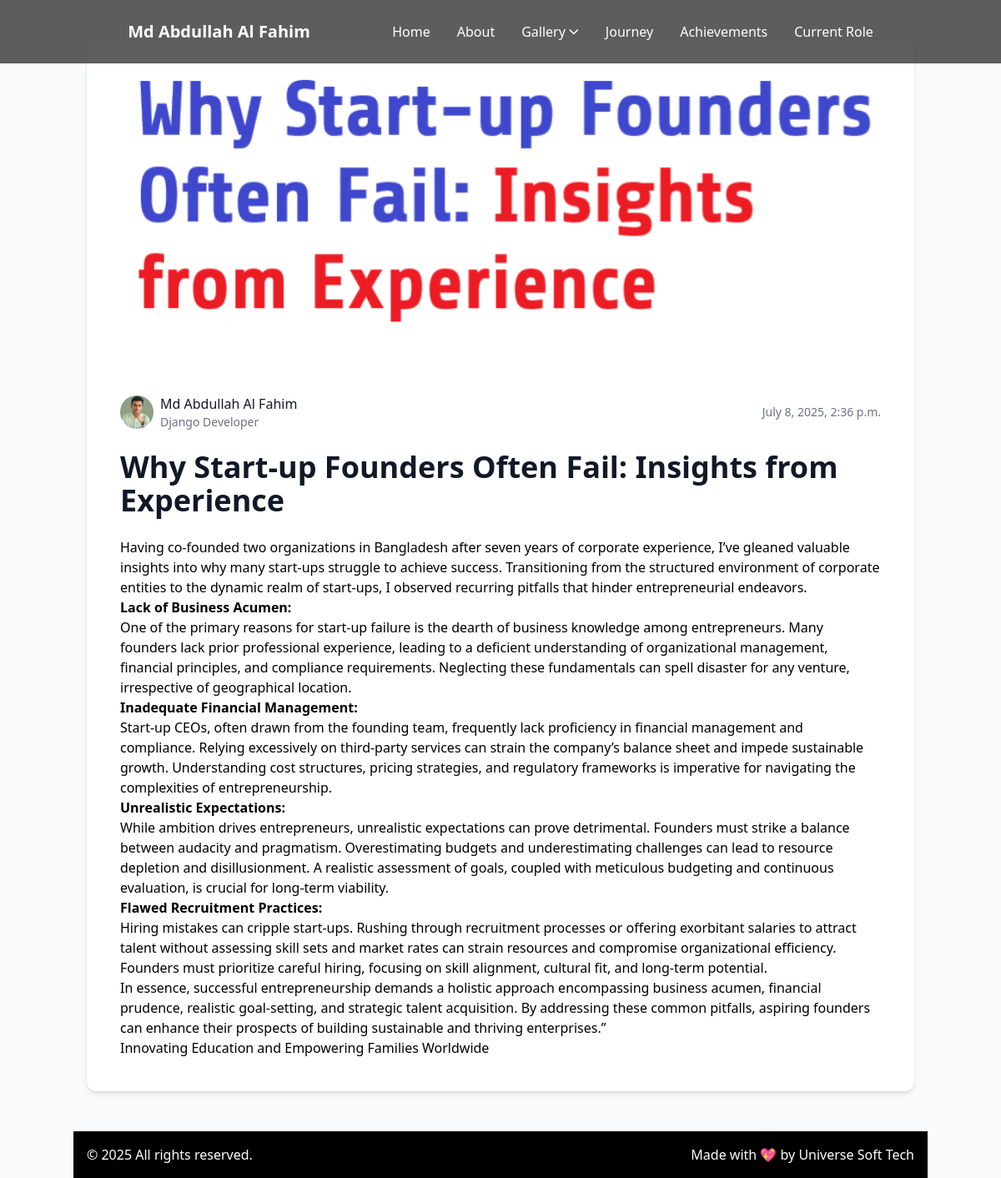
Page /blogs/why-start-up-founders-often-fail-insights-from-experience on the committed database.
### userprofile/models.py (models this page shows, shortened)
class Profile(models.Model):
    full_name = models.CharField(max_length=200)
    designation = models.CharField(max_length=200)
    profile_image = models.ImageField(upload_to='profile/')
    short_bio = models.TextField()
    about = RichTextField()
    about_image = models.ImageField(
        upload_to='profile/about/',
        blank=True,
        null=True,
        help_text="Image specifically for the About section"
    )
    email = models.EmailField()
    phone = models.CharField(max_length=20)
    address = models.TextField()
    cv_file = models.FileField(upload_to='cvs/', blank=True)
    facebook = models.URLField(blank=True)
    linkedin = models.URLField(blank=True)
    twitter = models.URLField(blank=True)
    instagram = models.URLField(blank=True)
    medium = models.URLField(blank=True)
    hero_title = models.CharField(max_length=200, default="Innovating Education")
    hero_description = RichTextField(default="About my work...")
    show_hero_mobile = models.BooleanField(default=True)
    hero_button_text = models.CharField(max_length=50, default="Contact Me")

class BlogPost(models.Model):
    profile = models.ForeignKey(Profile, on_delete=models.CASCADE)
    title = models.CharField(max_length=200)
    slug = models.SlugField(max_length=200, unique=True, blank=True)
    content = RichTextField()
    featured_image = models.ImageField(upload_to='blog/')
    published_date = models.DateTimeField(auto_now_add=True)
    is_published = models.BooleanField(default=True)

### userprofile/views.py (the view)
# urls.py: path('blogs/<slug:slug>',blog_details,name='blogdetails'),
def blog_details(request,slug):
    profile = Profile.objects.first()
    blog = get_object_or_404(BlogPost, slug=slug)
    return render(request, 'profile/blogdetails.html', {'blog':blog,'profile':profile})

### userprofile/templates/profile/blogdetails.html (shortened to what this page needs)
{% extends "profile/base.html" %}
{% block content %}
<main class="container mx-auto px-4 py-8 md:py-12">
    <article class="max-w-6xl mx-auto bg-white rounded-xl shadow-md overflow-hidden">
        <div class="w-full h-64 md:h-96 bg-gray-200 overflow-hidden">
            <img src="{{ blog.featured_image.url }}" alt="{{ blog.title }}" class="w-full h-full object-cover">
        </div>
        <div class="p-6 md:p-8 lg:p-10">
            <div class="flex items-center justify-between mb-6">
                <div class="flex items-center space-x-2">
                    <div class="w-10 h-10 rounded-full bg-blue-100 flex items-center justify-center overflow-hidden">
                        <img src="{{ profile.profile_image.url }}" alt="{{ profile.full_name }}"
                            class="w-full h-full object-cover">
                    </div>
                    <div>
                        <p class="font-medium text-gray-900">{{ profile.full_name }}</p>
                        <p class="text-sm text-gray-500">{{ profile.designation }}</p>
                    </div>
                </div>
                <div class="text-sm text-gray-500">
                    <time>{{ blog.published_date }}</time>
                </div>
            </div>
            <h1 class="text-3xl md:text-4xl font-bold text-gray-900 mb-6">{{ blog.title }}</h1>
            <div class="prose max-w-none">
                <p class="lead">{{ blog.content | safe }}</p>
            </div>
        </div>
    </article>
</main>
{% endblock content %}

### userprofile/templates/profile/base.html (shortened to what this page needs)
<!DOCTYPE html>
<html lang="en">
<head>
    <script src="https://cdn.tailwindcss.com"></script>
    <link rel="stylesheet" href="https://cdnjs.cloudflare.com/ajax/libs/font-awesome/6.7.2/css/all.min.css"
 />
</head>
<body class="bg-gray-50 font-sans">
    {% include "profile/include/navbar.html" %}
    {% block content %}{% endblock content %}
    {% include "profile/include/footer.html" %}
</body>
</html>

### userprofile/templates/profile/include/navbar.html (shortened to what this page needs)
<header class="bg-[#000000A0] fixed w-screen top-0 z-50">
    <div class="container mx-auto">
        <nav>
            <div class="flex justify-around items-center px-4 py-6">
                <div>
                    <a href="#" class="text-white font-semibold text-xl group relative">
                        <span>{{ profile.full_name }}</span>
                    </a>
                </div>
                <div class="hidden md:flex items-center space-x-8">
                    <div class="group relative">
                        <a href="{% url 'home' %}" class="text-white hover:text-gray-300">
                            <span>Home</span>
                        </a>
                    </div>
                    <div class="group relative">
                        <a href="{% url 'home' %}#about" class="text-white hover:text-gray-300">
                            <span>About</span>
                        </a>
                    </div>
                    <div class="group relative">
                        <button class="text-white hover:text-gray-300 flex items-center">
                            <span>Gallery</span>
                            <i
                                class="fas fa-chevron-down ml-1 text-xs transition-transform duration-200 group-hover:rotate-180"></i>
                        </button>
                    </div>
                    <div class="group relative">
                        <a href="{% url 'home' %}#journey" class="text-white hover:text-gray-300">
                            <span>Journey</span>
                        </a>
                    </div>
                    <div class="group relative">
                        <a href="#achievements" class="text-white hover:text-gray-300">
                            <span>Achievements</span>
                        </a>
                    </div>
                    <div class="group relative">
                        <a href="{% url 'home' %}#current_role" class="text-white hover:text-gray-300">
                            <span>Current Role</span>
                        </a>
                    </div>
                </div>
            </div>
        </nav>
    </div>
</header>

### userprofile/templates/profile/include/footer.html
<footer class="container mx-auto flex flex-col md:flex-row justify-between items-center bg-black text-white py-4 px-4">
    <p>&copy; 2025 All rights reserved.</p>
    <p>Made with <span aria-label="love">💖</span> by Universe Soft Tech</p>
</footer>

### userprofile/templates/profile/blogdetails.html (style rules this page uses)
.prose { max-width: 65ch; }

### rows in the picture
Profile: full_name "Md Abdullah Al Fahim", profile_image (picture), designation "Django Developer"
BlogPost: featured_image (picture), published_date "July 8, 2025, 2:36 p.m.", title "Why Start-up Founders Often Fail: Insights from Experience", content "Having co-founded two organizations in Bangladesh after seven years of corporate experience, I’ve gleaned valuable insights into why many start-ups struggle to achieve success. Transitioning from the structured environment of corporate entities to the dynamic realm of start-ups, I observed recurring pitfalls that hinder entrepreneurial endeavors. Lack of Business Acumen: One of the primary reasons for start-up failure is the dearth of business knowledge among entrepreneurs. Many founders lack prior professional experience, leading to a deficient understanding of organizational management, financial principles, and compliance requirements. Neglecting these fundamentals can spell disaster for…"
